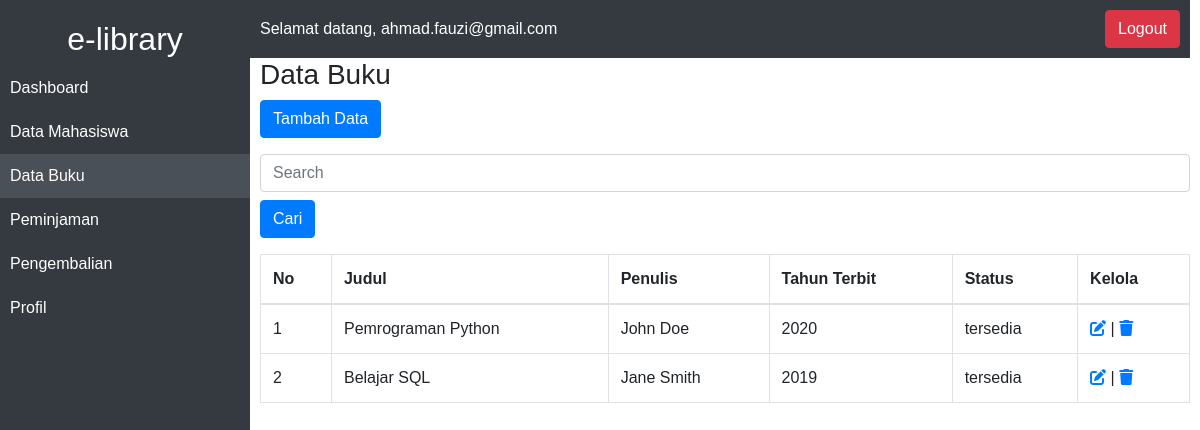
/data_buku.php (signed in), run on the app's committed database.
### tables this page shows
CREATE TABLE `buku` (
  `id_buku` int(11) NOT NULL,
  `judul` varchar(255) NOT NULL,
  `penulis` varchar(100) NOT NULL,
  `tahun_terbit` year(4) NOT NULL,
  `status` enum('tersedia','dipinjam') NOT NULL
);

### classes/Buku.php (called while the page is built, shortened)
<?php
class Buku {
    private $conn;
    private $table_name = "buku";
    public function __construct($db) {
        $this->conn = $db;
    }
    public function getAllBuku() {
        $query = "SELECT * FROM " . $this->table_name;
        $stmt = $this->conn->prepare($query);
        $stmt->execute();
        return $stmt->fetchAll(PDO::FETCH_ASSOC);
    }
}
?>

### data_buku.php (the view, shortened to what this page needs)
<?php
require_once 'classes/Buku.php';
$database = new Database();
$db = $database->getConnection();
$buku = new Buku($db);
$listBuku = $buku->getAllBuku();
?>
<!DOCTYPE html>
<html lang="en">
<head>
    <link href="https://maxcdn.bootstrapcdn.com/bootstrap/4.5.2/css/bootstrap.min.css" rel="stylesheet">
    <link href="https://cdnjs.cloudflare.com/ajax/libs/font-awesome/6.0.0-beta3/css/all.min.css" rel="stylesheet">
    <link href="assets/css/style.css" rel="stylesheet">
</head>
<body>
    <div class="sidebar">
        <h2 class="text-center">e-library</h2>
        <a href="dashboard.php">Dashboard</a>
        <a href="data_mahasiswa.php">Data Mahasiswa</a>
        <a href="data_buku.php">Data Buku</a>
        <a href="peminjaman.php">Peminjaman</a>
        <a href="pengembalian.php">Pengembalian</a>
        <a href="profil.php">Profil</a>
    </div>
    <div class="content">
        <div class="navbar">
            <span>Selamat datang, <?php echo $_SESSION['login_user']; ?></span>
            <a href="logout.php" class="btn btn-danger">Logout</a>
        </div>
        <h3>Data Buku</h3>
        <button class="btn btn-primary mb-3"><a href="create_buku.php" style="color: white;">Tambah Data</a></button>
        <form method="GET" class="mb-3">
            <input type="text" class="form-control" placeholder="Search" name="search">
            <button type="submit" class="btn btn-primary mt-2">Cari</button>
        </form>
        <table class="table table-bordered">
            <thead>
                <tr>
                    <th>No</th>
                    <th>Judul</th>
                    <th>Penulis</th>
                    <th>Tahun Terbit</th>
                    <th>Status</th>
                    <th>Kelola</th>
                </tr>
            </thead>
            <tbody>
                <?php foreach ($listBuku as $index => $buku): ?>
                    <tr>
                        <td><?php echo $index + 1; ?></td>
                        <td><?php echo $buku['judul']; ?></td>
                        <td><?php echo $buku['penulis']; ?></td>
                        <td><?php echo $buku['tahun_terbit']; ?></td>
                        <td><?php echo $buku['status']; ?></td>
                        <td>
                            <a href="update_buku.php?id=<?php echo $buku['id_buku']; ?>"><i class='fas fa-edit'></i></a> |
                            <a href="delete_buku.php?id=<?php echo $buku['id_buku']; ?>"><i class='fas fa-trash'></i></a>
                        </td>
                    </tr>
                <?php endforeach; ?>
            </tbody>
        </table>
    </div>
</body>
</html>

### assets/css/style.css (style rules this page uses)
body { font-family: Arial, sans-serif; }
.sidebar { position: fixed; top: 0; left: 0; height: 100%; background: #343a40; padding-top: 20px; width: 250px; }
.sidebar h2 { text-align: center; color: #fff; }
.sidebar a { display: block; color: #fff; padding: 10px; text-decoration: none; transition: 0.3s; }
.content { margin-left: 250px; }
.sidebar a.active { background-color: #495057; }

### data_buku.php (style rules this page uses)
body { display: flex; }
.sidebar { width: 250px; background-color: #343a40; height: 100vh; color: white; padding-top: 20px; }
.sidebar a { color: white; text-decoration: none; display: block; padding: 10px; }
.content { flex: 1; padding: 10px; }
.navbar { display: flex; justify-content: space-between; align-items: center; background-color: #343a40; color: white; padding: 10px; margin-left: -10px; margin-top: -10px; }

### data on the page
buku: judul "Pemrograman Python", penulis "John Doe", tahun_terbit "2020", status "tersedia"
buku: judul "Belajar SQL", penulis "Jane Smith", tahun_terbit "2019", status "tersedia"

### other printed values
$_SESSION['login_user'] "ahmad.fauzi@gmail.com"
